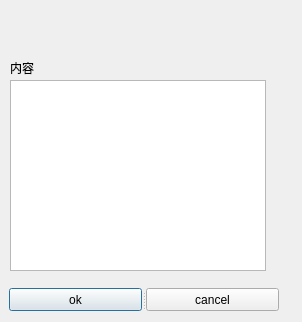
<?xml version="1.0" encoding="UTF-8"?>
<ui version="4.0">
 <class>DlgNewVoice</class>
 <widget class="QDialog" name="DlgNewVoice">
  <property name="geometry">
   <rect>
    <x>0</x>
    <y>0</y>
    <width>302</width>
    <height>322</height>
   </rect>
  </property>
  <property name="windowTitle">
   <string>DlgNewVoice</string>
  </property>
  <widget class="QLabel" name="label_3">
   <property name="geometry">
    <rect>
     <x>10</x>
     <y>60</y>
     <width>54</width>
     <height>16</height>
    </rect>
   </property>
   <property name="text">
    <string>内容</string>
   </property>
  </widget>
  <widget class="QWidget" name="">
   <property name="geometry">
    <rect>
     <x>9</x>
     <y>9</y>
     <width>211</width>
     <height>22</height>
    </rect>
   </property>
   <layout class="QHBoxLayout" name="horizontalLayout">
    <item>
     <widget class="QLabel" name="label">
      <property name="text">
       <string>名称</string>
      </property>
     </widget>
    </item>
    <item>
     <spacer name="horizontalSpacer">
      <property name="orientation">
       <enum>Qt::Horizontal</enum>
      </property>
      <property name="sizeHint" stdset="0">
       <size>
        <width>40</width>
        <height>20</height>
       </size>
      </property>
     </spacer>
    </item>
    <item>
     <widget class="QLineEdit" name="m_ctlName"/>
    </item>
   </layout>
  </widget>
  <widget class="QWidget" name="">
   <property name="geometry">
    <rect>
     <x>9</x>
     <y>37</y>
     <width>211</width>
     <height>22</height>
    </rect>
   </property>
   <layout class="QHBoxLayout" name="horizontalLayout_2">
    <item>
     <widget class="QLabel" name="label_2">
      <property name="text">
       <string>简介</string>
      </property>
     </widget>
    </item>
    <item>
     <spacer name="horizontalSpacer_2">
      <property name="orientation">
       <enum>Qt::Horizontal</enum>
      </property>
      <property name="sizeHint" stdset="0">
       <size>
        <width>40</width>
        <height>20</height>
       </size>
      </property>
     </spacer>
    </item>
    <item>
     <widget class="QLineEdit" name="m_ctl_short"/>
    </item>
   </layout>
  </widget>
  <widget class="QSplitter" name="splitter">
   <property name="geometry">
    <rect>
     <x>9</x>
     <y>288</y>
     <width>270</width>
     <height>23</height>
    </rect>
   </property>
   <property name="orientation">
    <enum>Qt::Horizontal</enum>
   </property>
   <widget class="QPushButton" name="m_ok">
    <property name="text">
     <string>ok</string>
    </property>
   </widget>
   <widget class="QPushButton" name="m_cancel">
    <property name="text">
     <string>cancel</string>
    </property>
   </widget>
  </widget>
  <widget class="QTextEdit" name="m_ctl_content">
   <property name="geometry">
    <rect>
     <x>10</x>
     <y>80</y>
     <width>256</width>
     <height>191</height>
    </rect>
   </property>
  </widget>
 </widget>
 <layoutdefault spacing="6" margin="11"/>
 <resources/>
 <connections/>
</ui>
